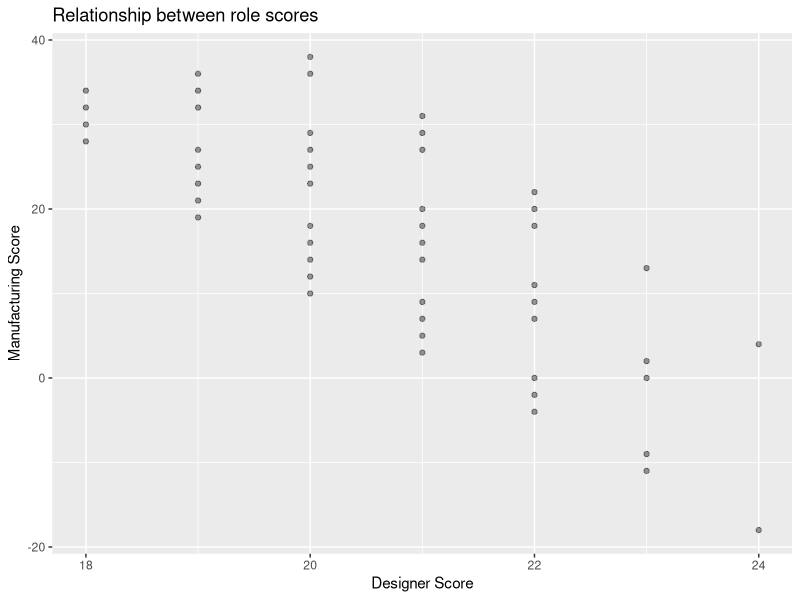
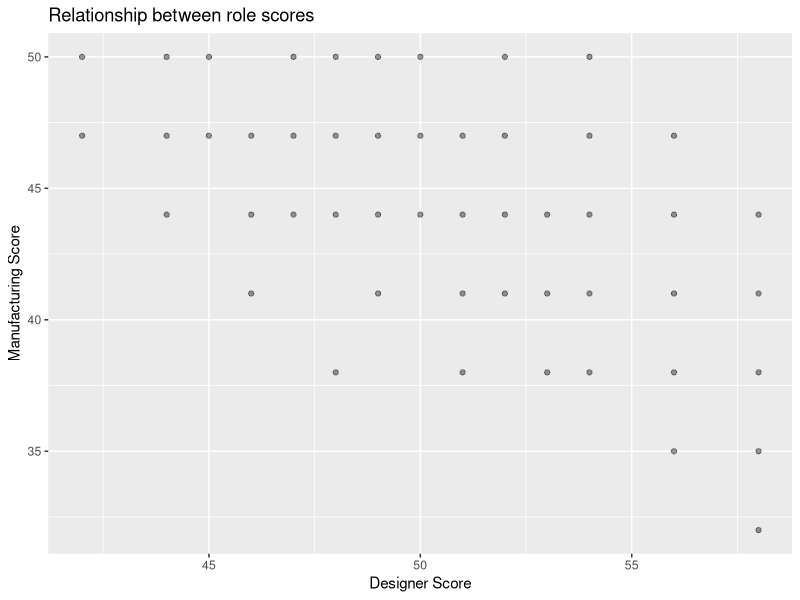

Reproduce these figures in R, in order. (Note: this script raises an error after producing the figures.)
## ---- chunk 1
knitr::opts_chunk$set(echo = TRUE)
library(tidyverse)
library(magrittr)
library(gtools)
## ---- chunk 2
ref_info <- list(
  shape = c("Triangle", "Parallelogram", "Trapezoid"),
  shape_abbr = c("t", "p", "z"),
  str = c(4, 6, 5),
  flex = c(2, 4, 8),
  cost = c(6, 10, 16),
  cost_multipliers = c(
    m = 1,
    d = .5),
  rel_val_m = c(0, 0, -3),
  rel_val_d = c(3, 5, 5),
  budget = 50
)
## ---- chunk 3

# This is the basic scoring function for either player
score_basic <- function(str = 0, flex = 0, cost, cost_multiplier, budget) {
  return(str + flex + ((budget - cost) * cost_multiplier))
}

# Not much special here, just calculates the basics before sending it to score_basic
score_player_DI <- function(shape_vec, role, ref = ref_info) {
  
  if (role == "d" | role == "m") {} else {
    stop("role is not 'd' fr designer or 'm' for manufacturer. Please specify to calculate scores:")
  }
  
  if (role == "d") {
    basic_score_vec <- c(
    flexibility = sum(ref[["flex"]] * shape_vec), # calculating flexibility is based on ref_info
    cost = sum(ref[["cost"]] * shape_vec) # calculating cost is based on ref_info
    )
  }
  
  if (role == "m") {
    basic_score_vec <- c(
    strength = sum(ref[["str"]] * shape_vec), # calculating strength is based on ref_info
    cost = sum(ref[["cost"]] * shape_vec) # calculating cost is based on ref_info
    )
  }
  
  cost_multiply <- ref_info[["cost_multipliers"]][[role]]
  budge <- ref_info[["budget"]]
  
  if (role == "d") {
    score_vec <- c(
    basic_score_vec,
    player_score = score_basic(flex = basic_score_vec[["flexibility"]],
                               cost = basic_score_vec[["cost"]],
                               cost_multiplier = cost_multiply,
                               budget = budge))
  }
  
  if (role == "m") {
    score_vec <- c(
    basic_score_vec,
    player_score = score_basic(str = basic_score_vec[["strength"]],
                               cost = basic_score_vec[["cost"]],
                               cost_multiplier = cost_multiply,
                               budget = budge))
  }
  return(score_vec)
}

score_player_FI <- function(shape_vec, role, ref = ref_info) {
  out <- score_basic(str = sum(ref[["str"]] * shape_vec),
                     flex = sum(ref[["flex"]] * shape_vec),
                     cost = sum(ref[["cost"]] * shape_vec), 
                     cost_multiplier = ref[["cost_multipliers"]][role],
                     budget = ref[["budget"]])
  return(out)
}
## ---- chunk 4
n_shape <- 0:7
max_shapesum <- max(n_shape)
min_shapesum <- 4

exclusion_fn <- function(shape_vec, max = max_shapesum, min = min_shapesum) {
  if (sum(shape_vec) > max) {return(F)} # don't exceed shape maximum
  if (sum(shape_vec) < min) {return(F)} # you need at least 4 to fill in the figure
  if (sum(shape_vec) == min & (!all(shape_vec == c(3, 1, 0)) | !all(shape_vec == c(2, 1, 1)))) {return(F)}
  if (shape_vec[1] < 1) {return(F)} # solutions must include at least 1 triangle
  if (shape_vec[1] < 2 & any(sum(shape_vec) < 5, shape_vec[3] < 2)) {return(F)} # if there are less than 2 triangles, you need at least 5 shapes and 2 of them need to be trapezoids
  if (shape_vec[3] < 1 & shape_vec[1] < 3) {return(F)} 
  if (all(shape_vec[2:3] == c(0,0))) {return(F)}
  if (all(shape_vec == c(1,1,3)) | all(shape_vec == c(1,0,5))) {return(F)}
  return(T)
}

shape_perms <- gtools::permutations(length(n_shape), 3, v = n_shape, repeats.allowed = T) %>% 
  t %>% as.data.frame %>% 
  extract(map_lgl(., exclusion_fn)) %>% 
  set_rownames(c("t", "p", "z"))
## ---- chunk 5
# This determines scores for each player for each combination of shapes used to fill in the outline of the plane
all_scores <- cbind(shape_perms %>% t %>% as.data.frame %>% set_colnames(c("t", "p", "z")), 
                    # calculates designer scores for each permutation
                    map2_dfr(shape_perms, rep("d", ncol(shape_perms)), score_player_DI) %>% 
                      rename(d = player_score), 
                    # calculates manufacturer scores for each permutation
                    map2_dfr(shape_perms, rep("m", ncol(shape_perms)), score_player_DI) %>% 
                      rename(m = player_score) %>% dplyr::select(m)) %>% 
  # also calculate joint score, the ratio between the two, and the distance from 1
  mutate(d_FI = map2_dbl(shape_perms, "d", score_player_FI),
         m_FI = map2_dbl(shape_perms, "m", score_player_FI),
         team_score = d_FI + m_FI,
         team_score_rank = max(rank(team_score))+1 - rank(team_score, ties.method = "min"),
         ratio = d/m,
         ratio_dist_1 = abs(1 - ratio),
         id = paste0(t,p,z))

cors <- cor(all_scores %>% dplyr::select(where(is.numeric)))
cors
## ---- chunk 6
# this kind of plot gives a sense of what outomes are likely possible given at least the constraints we know
ggplot(all_scores, aes(d, m)) + geom_point(alpha = .4) +
  labs(title = "Relationship between role scores") +
  xlab("Designer Score") +
  ylab("Manufacturing Score")

ggplot(all_scores, aes(d_FI, m_FI)) + geom_point(alpha = .4) +
  labs(title = "Relationship between role scores") +
  xlab("Designer Score") +
  ylab("Manufacturing Score")
## ---- chunk 7
# I made these functions to test a bunch of different values for the cost measure to try to optimize for something very integrative. It essentially just runs the same thing as all the above but for different cost/budget numbers
change_ref_info <- function(multiplier, ref = ref_info) {
  ref_info[["cost"]] <- ref_info[["cost"]] * multiplier
  ref_info[["budget"]] <- ref_info[["budget"]] * multiplier
  return(ref_info)
}

calculate_scores <- function(new_ref_df, perm_df = shape_perms) {
  score_df <- cbind(perm_df %>% t %>% as.data.frame %>% set_colnames(c("t", "p", "z")),
                    map2_dfr(perm_df, rep("d", ncol(perm_df)), 
                             ~ score_player(shape_vec = .x, role = .y, ref = new_ref_df)) %>% 
                      rename(d = player_score), 
                    map2_dfr(perm_df, rep("m", ncol(perm_df)), 
                             ~ score_player(shape_vec = .x, role = .y, ref = new_ref_df)) %>% 
                      rename(m = player_score) %>% dplyr::select(m)) %>% 
    mutate(joint_score = d + m,
           ratio = d/m,
           ratio_dist_1 = abs(1 - ratio))
  return(score_df)
}


test_dfs <- map(c(seq(.1, 1, .1), seq(2, 10, 1)), change_ref_info) 
test <- test_dfs %>% 
  map(calculate_scores)
## ---- chunk 8
plot_scores <- function(df) {
  ggplot(df, aes(d, m)) + geom_point(alpha = .3)
}

map(test, plot_scores)
